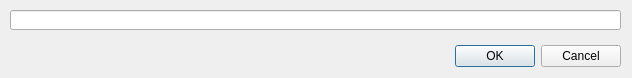
<?xml version="1.0" encoding="UTF-8"?>
<ui version="4.0">
 <class>Dialog</class>
 <widget class="QDialog" name="Dialog">
  <property name="geometry">
   <rect>
    <x>0</x>
    <y>0</y>
    <width>632</width>
    <height>78</height>
   </rect>
  </property>
  <property name="windowTitle">
   <string>Dialog</string>
  </property>
  <widget class="QDialogButtonBox" name="buttonBox">
   <property name="geometry">
    <rect>
     <x>280</x>
     <y>40</y>
     <width>341</width>
     <height>32</height>
    </rect>
   </property>
   <property name="orientation">
    <enum>Qt::Horizontal</enum>
   </property>
   <property name="standardButtons">
    <set>QDialogButtonBox::Cancel|QDialogButtonBox::Ok</set>
   </property>
  </widget>
  <widget class="QLineEdit" name="lineEdit">
   <property name="geometry">
    <rect>
     <x>10</x>
     <y>10</y>
     <width>611</width>
     <height>20</height>
    </rect>
   </property>
  </widget>
 </widget>
 <resources/>
 <connections>
  <connection>
   <sender>buttonBox</sender>
   <signal>accepted()</signal>
   <receiver>Dialog</receiver>
   <slot>accept()</slot>
   <hints>
    <hint type="sourcelabel">
     <x>248</x>
     <y>254</y>
    </hint>
    <hint type="destinationlabel">
     <x>157</x>
     <y>274</y>
    </hint>
   </hints>
  </connection>
  <connection>
   <sender>buttonBox</sender>
   <signal>rejected()</signal>
   <receiver>Dialog</receiver>
   <slot>reject()</slot>
   <hints>
    <hint type="sourcelabel">
     <x>316</x>
     <y>260</y>
    </hint>
    <hint type="destinationlabel">
     <x>286</x>
     <y>274</y>
    </hint>
   </hints>
  </connection>
 </connections>
</ui>
